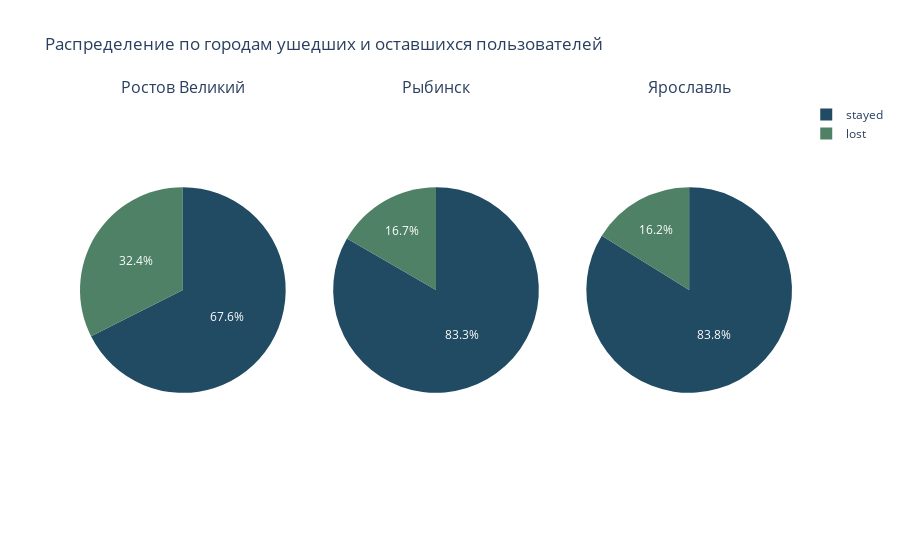

Here is the notebook cell this chart was saved with:
### Markdown cell above
Теперь построим круговую диаграмму

### Code cell
colors = ['rgb(33, 75, 99)', 'rgb(79, 129, 102)', 'rgb(151, 179, 100)']
column1 = [1695, 814]
column2 = [2064, 413]
column3 = [4204, 810]

data = ['stayed', 'lost']


fig = make_subplots(1, 3, specs=[[{'type':'domain'}, {'type':'domain'}, {'type':'domain'}]],
                    subplot_titles=['Ростов Великий', 'Рыбинск', 'Ярославль'])
fig.add_trace(go.Pie(labels= data, values=column1,
                     name="Ростов Великий", marker_colors=colors), 1, 1)
fig.add_trace(go.Pie(labels= data, values= column2,
                     name="Рыбинск", marker_colors=colors), 1, 2)
fig.add_trace(go.Pie(labels= data, values= column3,
                     name="Ярославль", marker_colors=colors), 1, 3)


fig.update_layout(title_text='Распределение по городам ушедших и оставшихся пользователей')
fig.show()

### Figure 1 — Plotly figure (JSON) as saved in the notebook; plotly's stock layout.template omitted (floating-point values rounded to 4 significant figures)
{"data": [{"domain": {"x": [0, 0.2889], "y": [0, 1]}, "labels": ["stayed", "lost"], "marker": {"colors": ["rgb(33, 75, 99)", "rgb(79, 129, 102)", "rgb(151, 179, 100)"]}, "name": "Ростов Великий", "type": "pie", "values": [1695, 814]}, {"domain": {"x": [0.3556, 0.6444], "y": [0, 1]}, "labels": ["stayed", "lost"], "marker": {"colors": ["rgb(33, 75, 99)", "rgb(79, 129, 102)", "rgb(151, 179, 100)"]}, "name": "Рыбинск", "type": "pie", "values": [2064, 413]}, {"domain": {"x": [0.7111, 1], "y": [0, 1]}, "labels": ["stayed", "lost"], "marker": {"colors": ["rgb(33, 75, 99)", "rgb(79, 129, 102)", "rgb(151, 179, 100)"]}, "name": "Ярославль", "type": "pie", "values": [4204, 810]}], "layout": {"annotations": [{"font": {"size": 16}, "showarrow": false, "text": "Ростов Великий", "x": 0.1444, "xanchor": "center", "xref": "paper", "y": 1, "yanchor": "bottom", "yref": "paper"}, {"font": {"size": 16}, "showarrow": false, "text": "Рыбинск", "x": 0.5, "xanchor": "center", "xref": "paper", "y": 1, "yanchor": "bottom", "yref": "paper"}, {"font": {"size": 16}, "showarrow": false, "text": "Ярославль", "x": 0.8556, "xanchor": "center", "xref": "paper", "y": 1, "yanchor": "bottom", "yref": "paper"}], "title": {"text": "Распределение по городам ушедших и оставшихся пользователей"}}}
